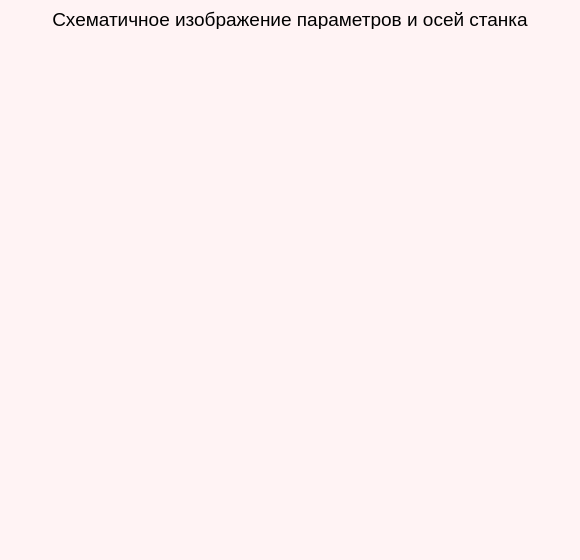
<?xml version="1.0" encoding="UTF-8"?>
<ui version="4.0">
 <class>Scheme</class>
 <widget class="QWidget" name="Scheme">
  <property name="geometry">
   <rect>
    <x>0</x>
    <y>0</y>
    <width>580</width>
    <height>560</height>
   </rect>
  </property>
  <property name="minimumSize">
   <size>
    <width>580</width>
    <height>560</height>
   </size>
  </property>
  <property name="maximumSize">
   <size>
    <width>580</width>
    <height>560</height>
   </size>
  </property>
  <property name="windowTitle">
   <string>Схема станка</string>
  </property>
  <property name="windowIcon">
   <iconset>
    <normaloff>../pictures/needle_icon.png</normaloff>../pictures/needle_icon.png</iconset>
  </property>
  <property name="styleSheet">
   <string notr="true">QWidget
{
background-color: rgb(255, 243, 244);
}</string>
  </property>
  <widget class="QLabel" name="pic_label">
   <property name="geometry">
    <rect>
     <x>10</x>
     <y>30</y>
     <width>560</width>
     <height>520</height>
    </rect>
   </property>
   <property name="maximumSize">
    <size>
     <width>560</width>
     <height>520</height>
    </size>
   </property>
   <property name="text">
    <string/>
   </property>
   <property name="pixmap">
    <pixmap>Screenshot_1.png</pixmap>
   </property>
   <property name="scaledContents">
    <bool>true</bool>
   </property>
  </widget>
  <widget class="QLabel" name="header">
   <property name="geometry">
    <rect>
     <x>10</x>
     <y>9</y>
     <width>560</width>
     <height>20</height>
    </rect>
   </property>
   <property name="font">
    <font>
     <family>Arial</family>
     <pointsize>14</pointsize>
    </font>
   </property>
   <property name="text">
    <string>Схематичное изображение параметров и осей станка</string>
   </property>
   <property name="alignment">
    <set>Qt::AlignCenter</set>
   </property>
  </widget>
 </widget>
 <resources/>
 <connections/>
</ui>
